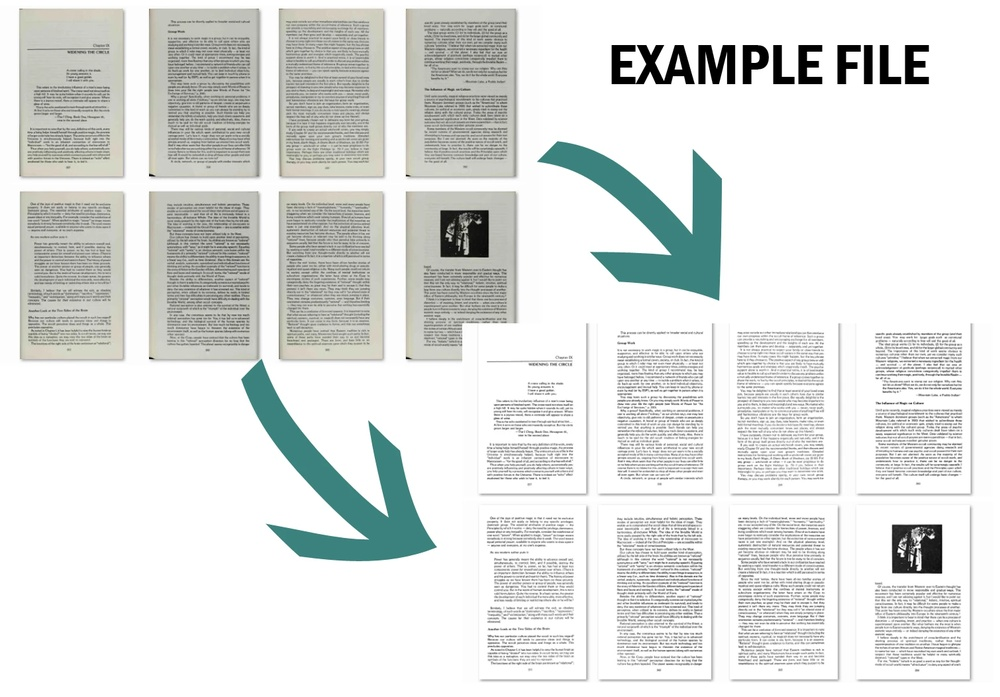
#> input picture agents/intake_agent/tests/image_processing/samples/clean_document.jpg, 1000 x 697 px, shrunk from 1510 x 1052 before the run
$ python -i perspective.py   (imports and definitions only)
#> lines starting #> are read from the running program, lines starting #| are printed output that depends on the picture; after the words box and inside, x2 and y2 are one past the last pixel; in counts of white or black regions, pixels touching at a corner belong together
#> further down, picture is the input picture: shape (697, 1000, 3); mean B, G, R 224.4, 226.2, 223.6
import cv2
import numpy as np


def order_points(pts: np.ndarray) -> np.ndarray:
    rect = np.zeros((4, 2), dtype="float32")

    s = pts.sum(axis=1)
    rect[0] = pts[np.argmin(s)]  # top-left
    rect[2] = pts[np.argmax(s)]  # bottom-right

    diff = np.diff(pts, axis=1)
    rect[1] = pts[np.argmin(diff)]  # top-right
    rect[3] = pts[np.argmax(diff)]  # bottom-left

    return rect


def four_point_transform(image: np.ndarray, pts: np.ndarray) -> np.ndarray:
    rect = order_points(pts)
    (tl, tr, br, bl) = rect

    widthA = np.linalg.norm(br - bl)
    widthB = np.linalg.norm(tr - tl)
    maxWidth = int(max(widthA, widthB))

    heightA = np.linalg.norm(tr - br)
    heightB = np.linalg.norm(tl - bl)
    maxHeight = int(max(heightA, heightB))

    dst = np.array(
        [
            [0, 0],
            [maxWidth - 1, 0],
            [maxWidth - 1, maxHeight - 1],
            [0, maxHeight - 1],
        ],
        dtype="float32",
    )

    M = cv2.getPerspectiveTransform(rect, dst)
    warped = cv2.warpPerspective(image, M, (maxWidth, maxHeight))

    return warped


def correct_perspective(image: np.ndarray) -> np.ndarray:
    """
    Attempts to detect document boundary and apply perspective correction.
    Falls back to original image if detection fails.
    """
    gray = cv2.cvtColor(image, cv2.COLOR_BGR2GRAY)
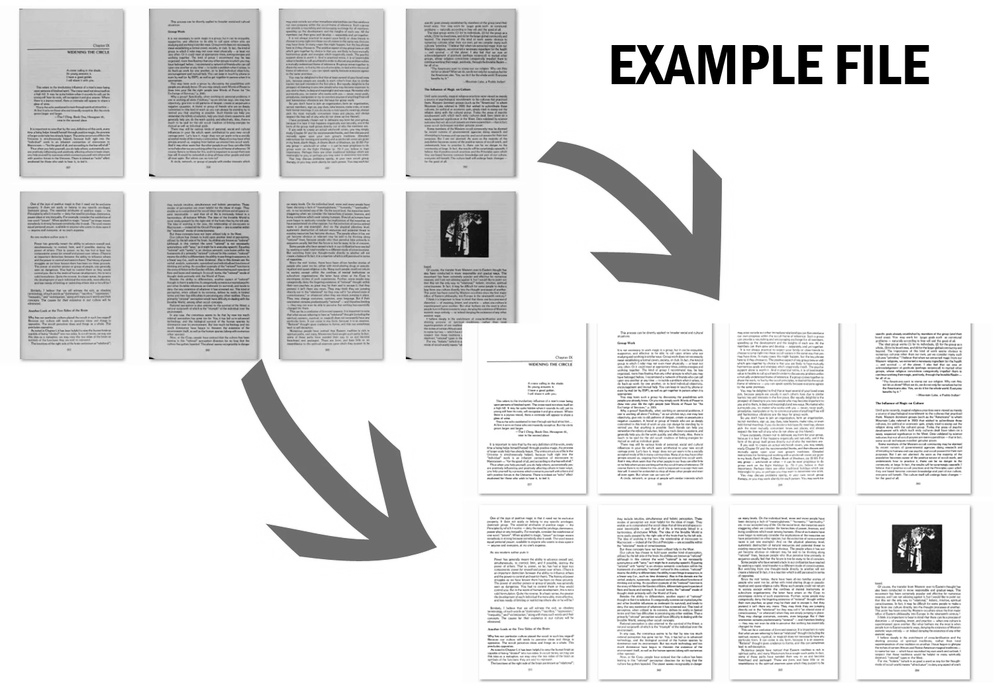
#> gray: shape (697, 1000); min 0, max 255, mean 225.2
    blur = cv2.GaussianBlur(gray, (5, 5), 0)
    edged = cv2.Canny(blur, 75, 200)
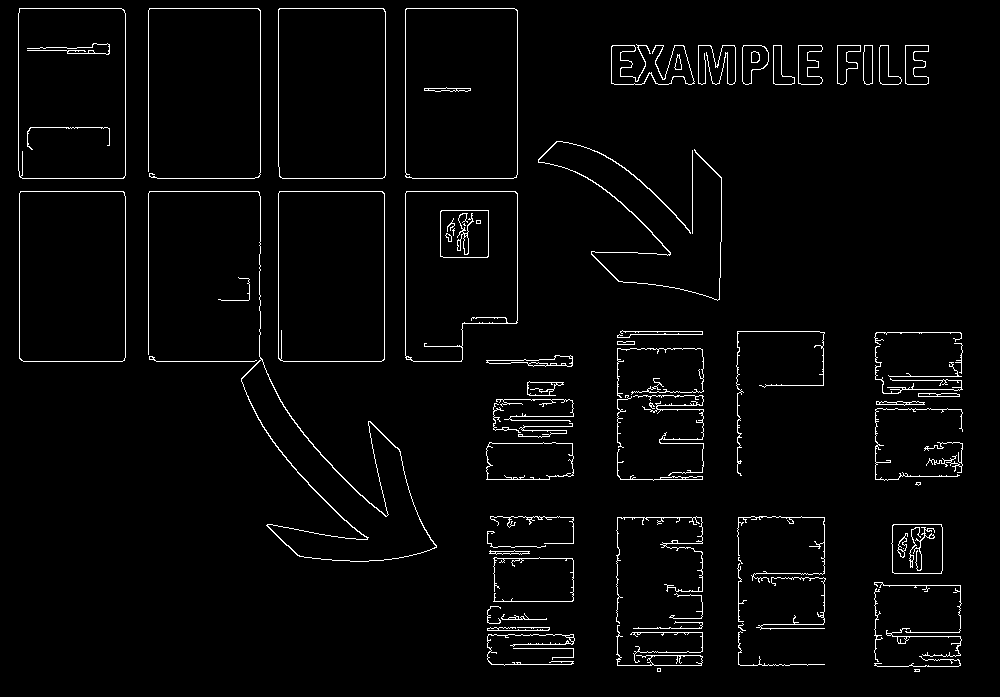
#> edged: shape (697, 1000); 2.7% white in thin lines or dots

    contours, _ = cv2.findContours(
        edged, cv2.RETR_LIST, cv2.CHAIN_APPROX_SIMPLE
    )
#> contours = 172 contours, 78 with area under 20; largest, box (x1, y1, x2, y2) and area: (405, 8, 518, 179) 19022, (405, 8, 518, 179) 19015, (278, 8, 386, 179) 18168, (18, 8, 126, 179) 18164, (278, 8, 386, 179) 18162
    contours = sorted(contours, key=cv2.contourArea, reverse=True)

    for cnt in contours[:5]:
        peri = cv2.arcLength(cnt, True)
        approx = cv2.approxPolyDP(cnt, 0.02 * peri, True)

        # Document should have 4 corners
        if len(approx) == 4:
            return four_point_transform(image, approx.reshape(4, 2))
#> this loop made 1 pass
#> (peri, approx, widthA in four_point_transform, widthB in four_point_transform, maxWidth in four_point_transform, heightA in four_point_transform) on pass 1: (560.7, [[406, 8], [405, 176], [516, 177], [517, 10]], 111, 111, 111, 167)
#> pass 1, in four_point_transform, `warped = cv2.warpPerspective(image, M, (maxWidth, maxHeight))`:
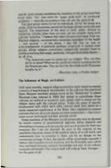
#> warped: shape (168, 111, 3); mean B, G, R 171.8, 178.7, 177.8

    # Fallback: return original image
    return image

>>> import cv2
>>> picture = cv2.imread('../../../tests/image_processing/samples/clean_document.jpg')
>>> result = correct_perspective(picture)

$ run again, on agents/intake_agent/tests/image_processing/samples/dark_image.jpg
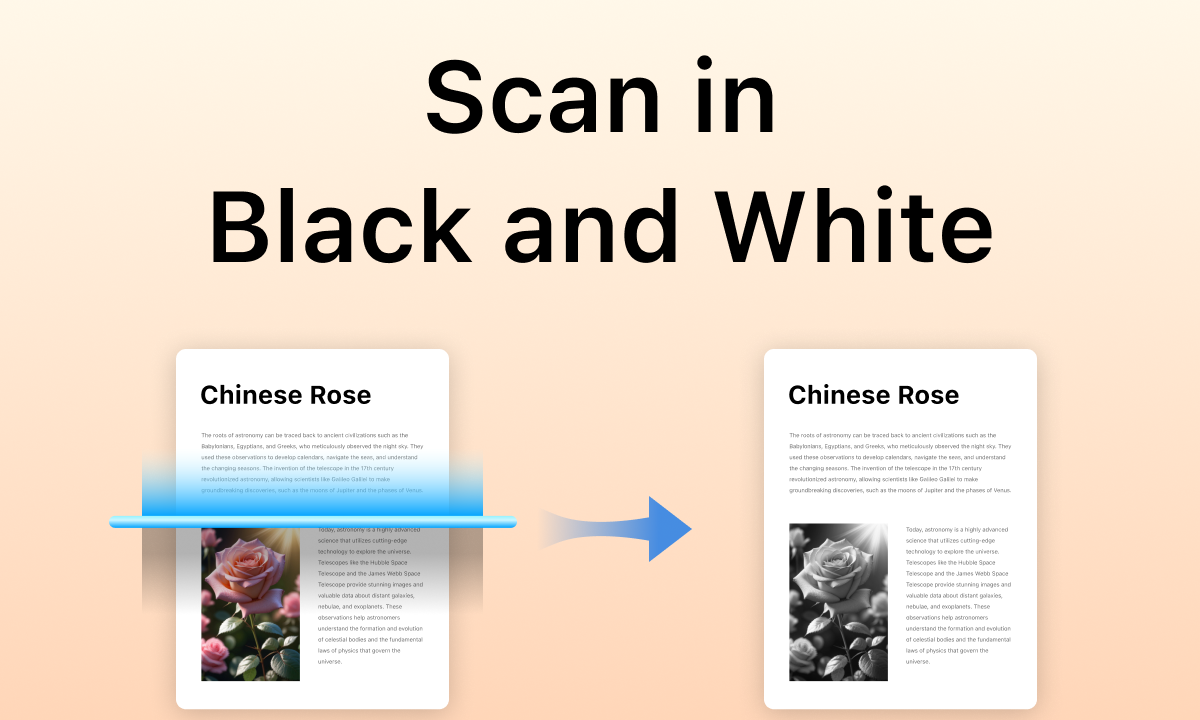
#> input picture agents/intake_agent/tests/image_processing/samples/dark_image.jpg, 1200 x 720 px
#> picture is the input picture: shape (720, 1200, 3); mean B, G, R 205.4, 219.6, 233.8
#> in correct_perspective, `gray = cv2.cvtColor(image, cv2.COLOR_BGR2GRAY)`:
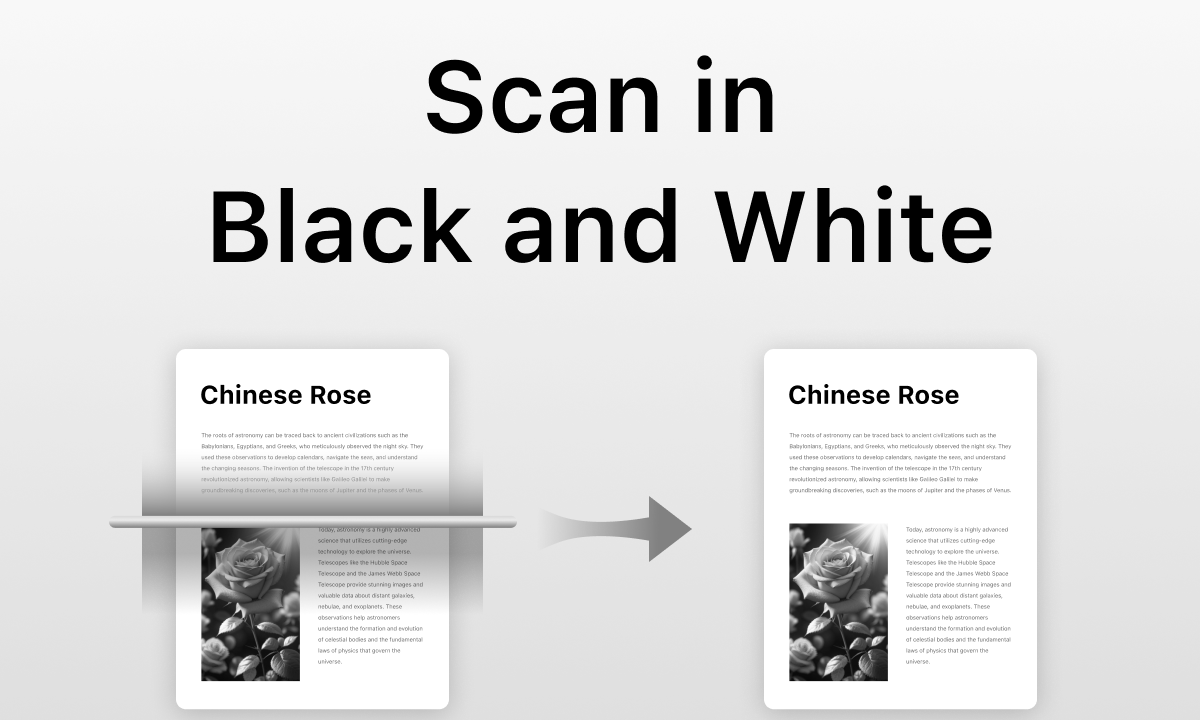
#> gray: shape (720, 1200); min 0, max 255, mean 222.2
#> in correct_perspective, `edged = cv2.Canny(blur, 75, 200)`:
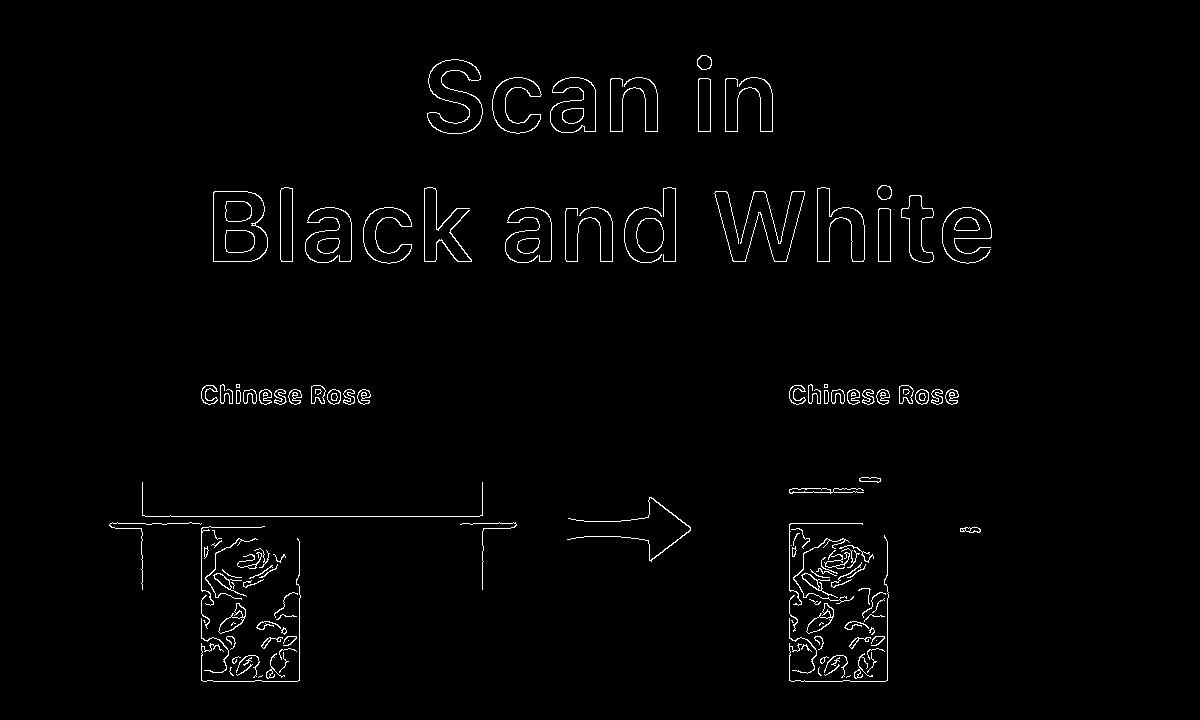
#> edged: shape (720, 1200); 1.6% white in thin lines or dots, all inside (x1, y1, x2, y2) = (109, 55, 992, 682)
#> contours = 215 contours, 88 with area under 20; largest, box (x1, y1, x2, y2) and area: (213, 191, 268, 262) 3428, (213, 191, 268, 262) 3390, (427, 59, 483, 134) 2074, (427, 59, 483, 134) 1992, (550, 77, 596, 133) 1831
#> the loop in correct_perspective, `for cnt in contours[:5]:` made 5 passes
#> peri on passes 1 to 5: 243.2, 248.5, 387.6, 384.4, 251.2

$ run again, on agents/intake_agent/tests/image_processing/samples/skewed_dl.jpg
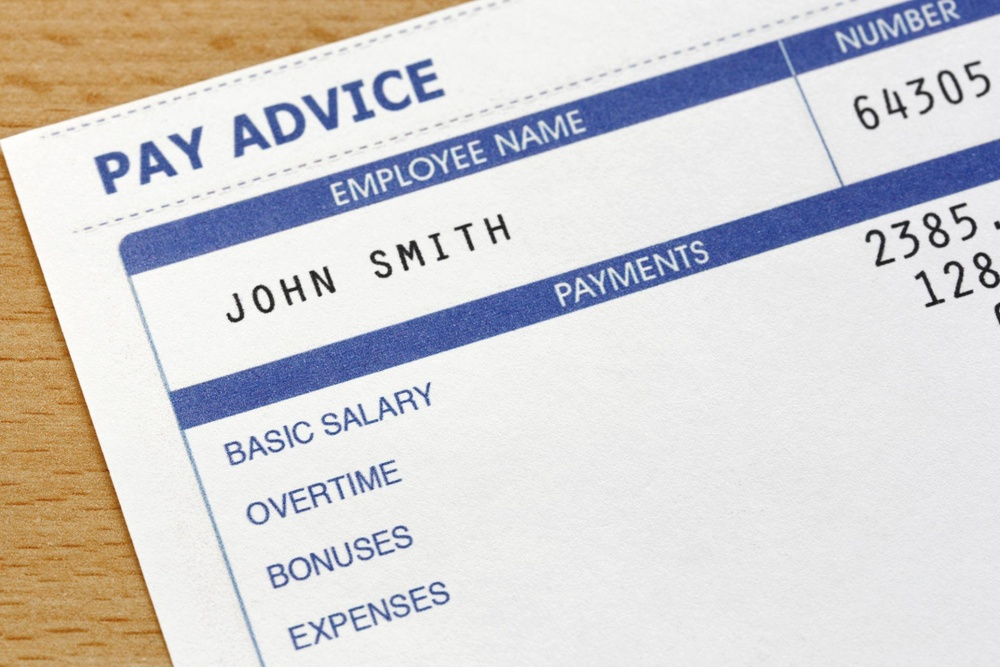
#> input picture agents/intake_agent/tests/image_processing/samples/skewed_dl.jpg, 1000 x 667 px, shrunk from 2048 x 1366 before the run
#> picture is the input picture: shape (667, 1000, 3); mean B, G, R 208.1, 208.3, 211.1
#> in correct_perspective, `gray = cv2.cvtColor(image, cv2.COLOR_BGR2GRAY)`:
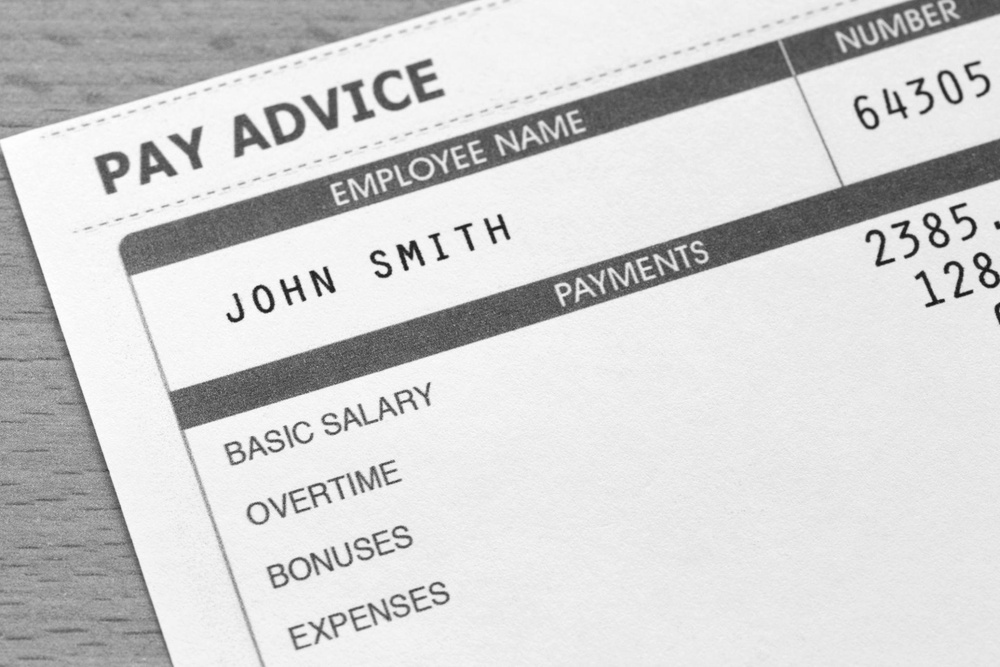
#> gray: shape (667, 1000); min 21, max 255, mean 209.2
#> in correct_perspective, `edged = cv2.Canny(blur, 75, 200)`:
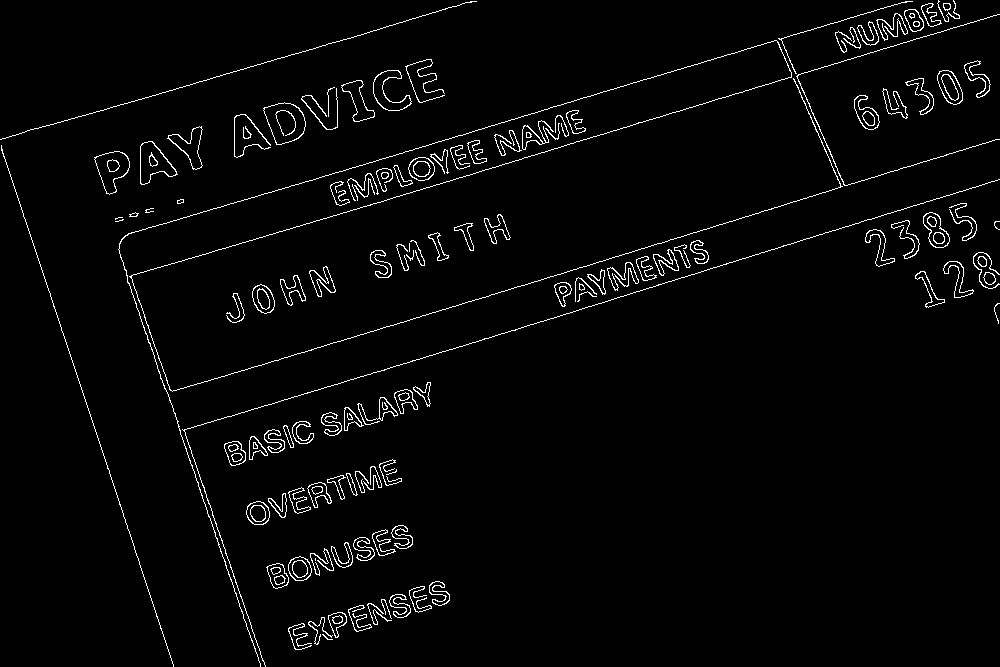
#> edged: shape (667, 1000); 2.6% white in thin lines or dots
#> contours = 235 contours, 48 with area under 20; largest, box (x1, y1, x2, y2) and area: (263, 102, 306, 145) 1246, (263, 102, 306, 145) 1226, (94, 151, 130, 195) 908, (140, 141, 178, 185) 897, (94, 151, 130, 195) 890
#> the loop in correct_perspective, `for cnt in contours[:5]:` made 5 passes
#> peri on passes 1 to 5: 143.1, 139.9, 138.2, 144.2, 134.5
